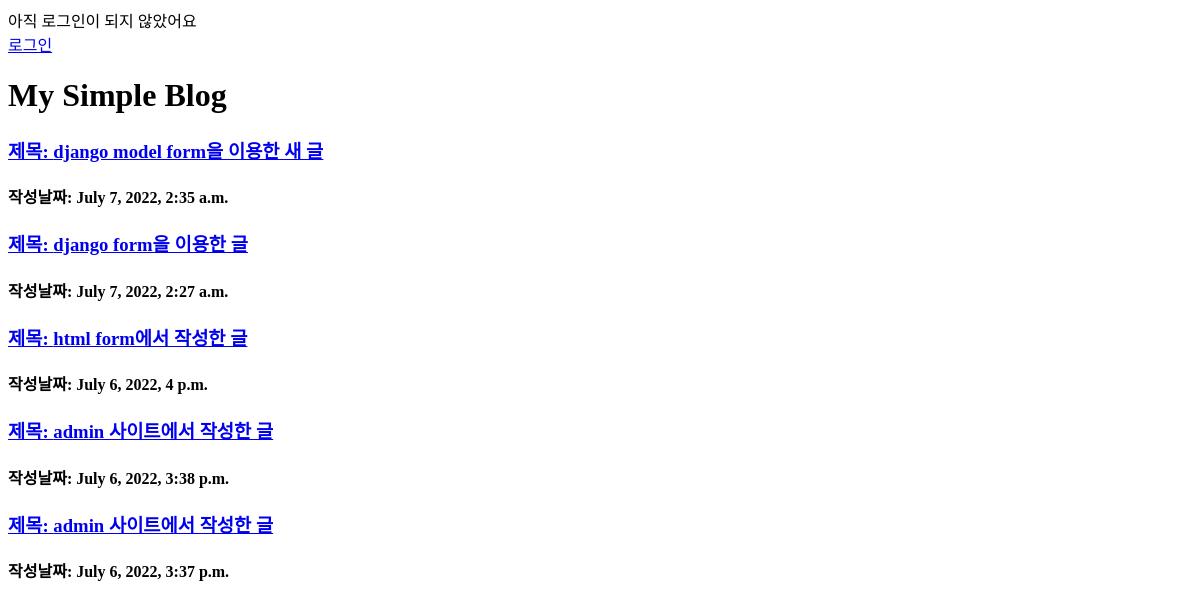
The app's page /, older data.
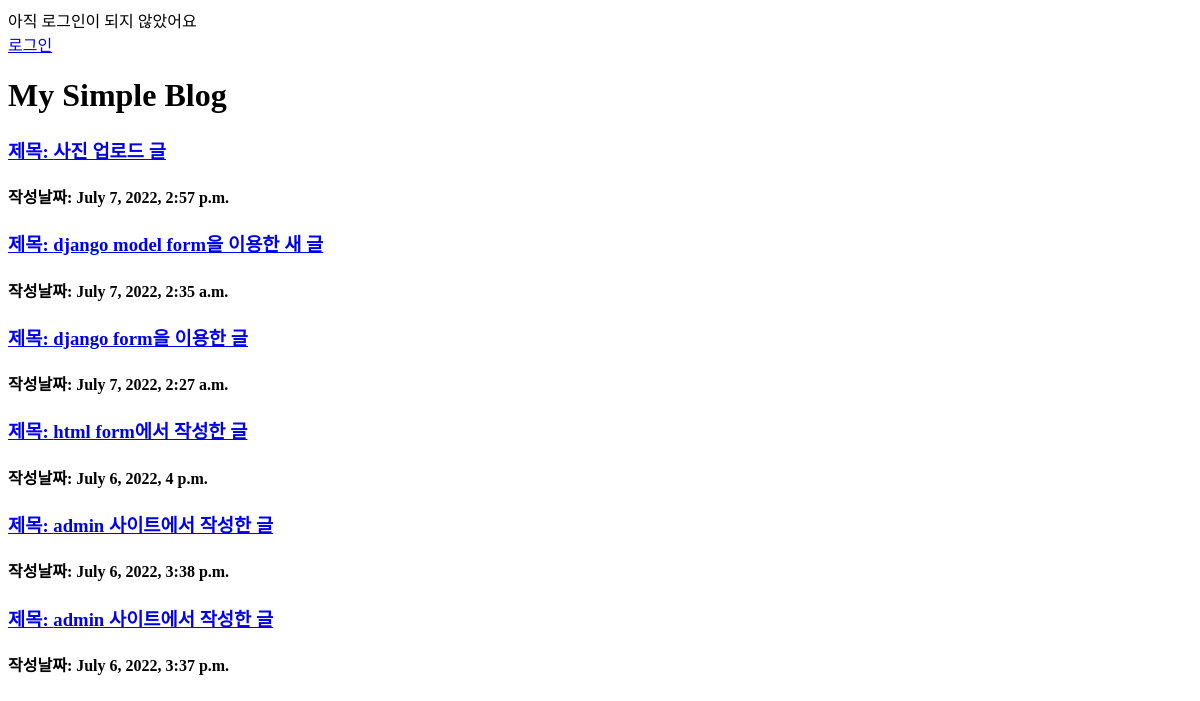
The same page, newer data.
### blogapp/models.py (models this page shows)
class Blog(models.Model):
    title = models.CharField(max_length=200)
    body = models.TextField()
    photo = models.ImageField(blank=True, null=True, upload_to='blog_photo')
    date = models.DateTimeField(auto_now_add=True) # 자동으로 현재 시간 추가
    def __str__(self):
        return self.title

### blogapp/views.py (the view)
# urls.py: path('', views.home, name='home'),
def home(request):
    posts = Blog.objects.filter().order_by('-date') # 내가 가져오고자 하는 정보를 필터링 해서 가져옴 / order_by: 정렬
    return render(request, 'index.html', {'posts' : posts})

### blogapp/templates/index.html (shortened to what this page needs)
{% if user.is_authenticated %}
안녕하세요, {{ user.username }}님!<br/>
<a href="{% url 'logout' %}">로그아웃</a>
{% else %}
<a href="{% url 'login' %}">로그인</a>
{% endif %}
<h1>My Simple Blog</h1>
{% for post in posts %}
    <a href="{% url 'detail' post.id %}"><h3>제목: {{ post.title }}</h3></a>
    <h4>작성날짜: {{ post.date }}</h4>
{% endfor %}

Row changes from the older to the newer data that the page shows:
added Blog: title "사진 업로드 글", date "July 7, 2022, 2:57 p.m."
